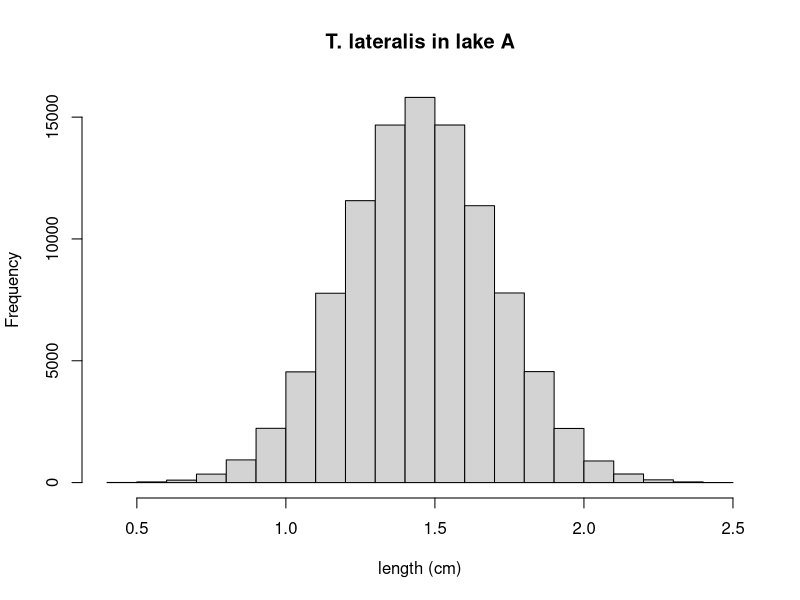
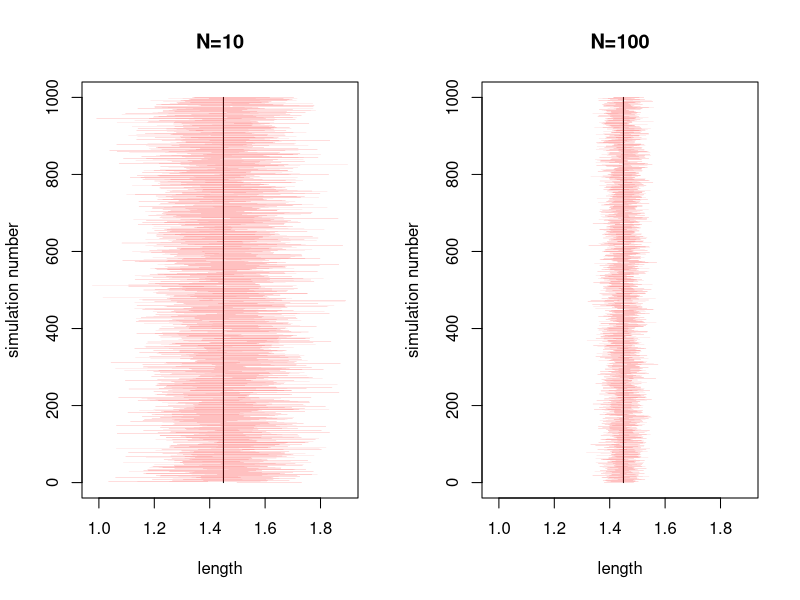

Write R code to recreate these figures, in order.
## ---- chunk 1
knitr::opts_chunk$set(echo = TRUE)
## ---- chunk 2
pop <- rnorm(100000, mean = 1.45, sd = 0.25)
# here we are drawing 100000 values from a normal
# distribution with a mean of 1.45 and a standard deviation
# of 0.25
## ---- chunk 3
hist(pop, xlab="length (cm)", main="T. lateralis in lake A")
## ---- chunk 4
# first we take a small sample of 10 individuals from
# our population
smsamp <- sample(pop, 10)
# next we take a large sample of 100 individuals
lgsamp <- sample(pop, 100)
## ---- chunk 5
smsamp.conf <- t.test(smsamp)$conf.int
lgsamp.conf <- t.test(lgsamp)$conf.int
## ---- chunk 6
smsamp.conf
lgsamp.conf
## ---- chunk 7
# first lets store the true mean of the population (mu) 
# remember from last lecture this is a parameter
mu <- mean(pop)

# now lets create some variables to keep track of stuff
# first I will create a matrix that I can hold the confidence
# intervals in when I calculate them.
conf.ints <- matrix(data = NA, nrow = 1000, ncol = 4)

# these next two variables will hold T or F to let me know
# whether the population parameter mu falls within the 
# confidence interval.
smsamp <- lgsamp <- c()

# This will perform the experiments 1000 times
for(i in 1:1000){
  
  # These next two lines are me sampling the population
  sm <- sample(pop, size=10)
  lg <- sample(pop, size=100)
  
  # Now I am recording the 95% confidence interval from 
  # each sample that I took.
  conf.ints[i,1:2] <- t.test(sm)$conf.int
  conf.ints[i,3:4] <- t.test(lg)$conf.int
  
  # now I am just recording whether or not I captured the
  # true mean.
  smsamp[i] <- mu >= conf.ints[i,1] & mu <= conf.ints[i,2]
  lgsamp[i] <- mu >= conf.ints[i,3] & mu <= conf.ints[i,4]
}
## ---- chunk 8
# first with our small samples
sum(smsamp)/length(smsamp)

# and now with our large samples
sum(lgsamp)/length(lgsamp)
## ---- chunk 9
# this line is going to use the par function to set some
# of the plotting parameters. Specifically here I tell R 
# that I want to split my plotting window into one row
# and two columns.
par(mfcol=c(1,2))

# i'm going to get the minimum and maximum values in
# my data so I can have things layed out nicely and the
# same scale in both plots
minx <- min(conf.ints)
maxx <- max(conf.ints)

# first I will plot the small sample size I'm going to
# start off with a blank plot with only mu plotted as a
# black vertical line.
plot(x = c(mu, mu),y = c(0, 1000), type = "l",
     xlim = c(minx, maxx), xlab = "length",
     ylab = "simulation number", main = "N=10")

# now I will add light red lines to show the confidence
# intervals calculated by each small sample i took
for(i in 1:1000){
  lines(x = c(conf.ints[i, 1], conf.ints[i, 2]),
        y = c(i, i), col = "red", lwd=.1)
}

# now I'm simply repeating but for the large sample sizes
plot(x = c(mu, mu),y = c(0, 1000), type = "l",
     xlim = c(minx, maxx), xlab = "length",
     ylab = "simulation number", main = "N=100")
for(i in 1:1000){
  lines(x = c(conf.ints[i, 3], conf.ints[i, 4]),
        y = c(i, i), col = "red", lwd=.1)
}
